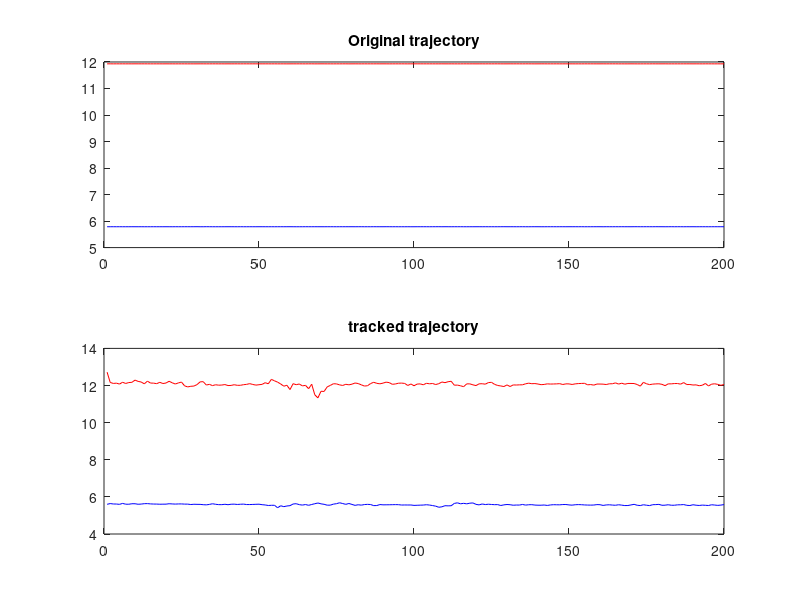
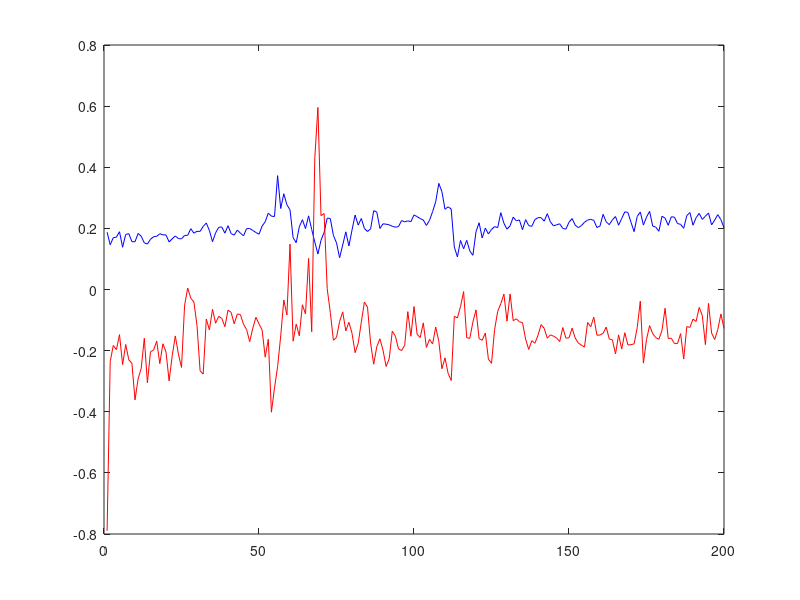
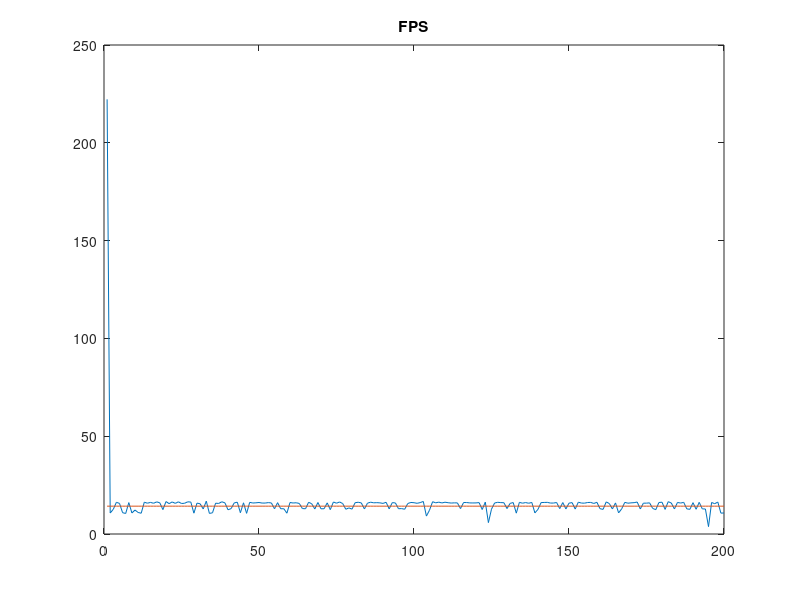
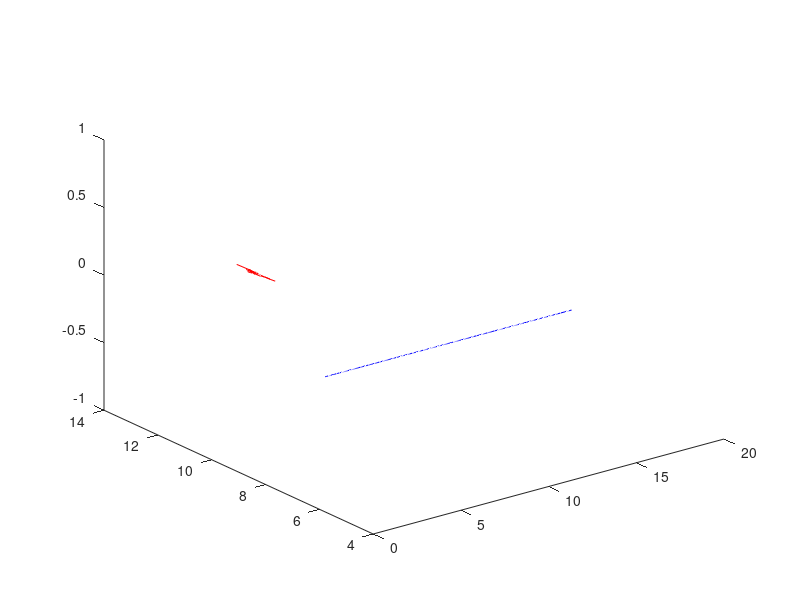

MATLAB code to generate these figures, in order:
clear all;close all; clc;
viconData = load('ViconData2.txt');
stationOutLog = load('out_log.txt');

[nV, mV] = size(viconData);
[nO, mO] = size(stationOutLog);

nO = 200;
nV = nO;

figure(1);
subplot(2,1,1);
plot(       1:nV, viconData(1:nV,2),'b',...
            1:nV, viconData(1:nV,3),'r');
title('Original trajectory');
subplot(2,1,2);
plot(       1:nO, stationOutLog(1:nO,7),'b',...
            1:nO, stationOutLog(1:nO,8),'r');
title('tracked trajectory');

medTime = sum(stationOutLog(1:nO,1))/nO;
fps(1:nO) = 1/medTime;
figure(3);
plot(1:nO, 1./stationOutLog(1:nO,1), 1:nO, fps);
title('FPS');

figure(2);
plot(       1:nO, viconData(1:nV,2) - stationOutLog(1:nO,7),'b',...
            1:nO, viconData(1:nV,3) - stationOutLog(1:nO,8),'r');


%% 3D plots
Z1(1:nO) = 0;
Z2(1:nV) = 0;

figure(4);
plot3(      viconData(1:nV,1), viconData(1:nV,2), Z1, 'b',...
            stationOutLog(1:nO,7), stationOutLog(1:nO,8), Z2, 'r');
%         
% plot3(      quad_out_log(1:nO,1), quad_out_log(1:nO,2), Z1, 'b',...
%             station_out_log(1:testN,1), station_out_log(1:testN,2), Z2(1:testN), 'r',...
%             X_brute(1:nS, 1), X_brute(1:nS, 2), X_brute(1:nS, 3), 'g');
        
